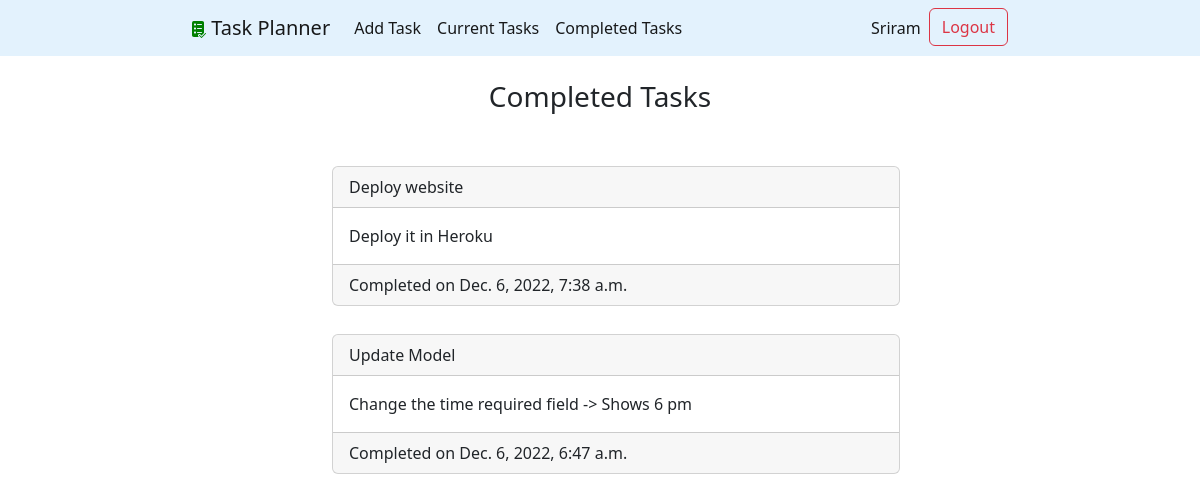
The page /completed/ (signed in) on the database as committed earlier.
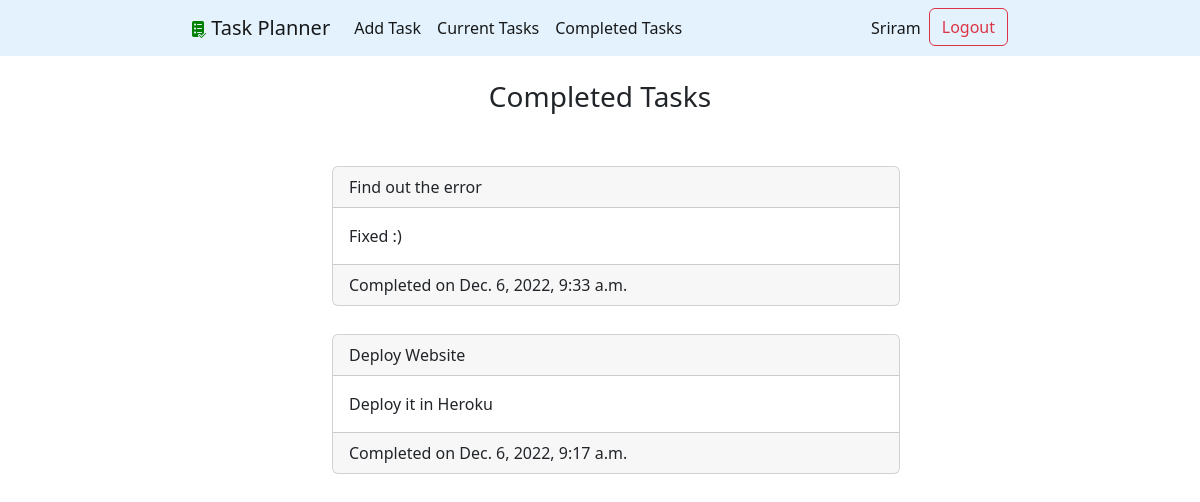
The same page on the database as committed later.
### taskplanner/models.py (models this page shows, shortened)
class Task(models.Model):
    title = models.CharField(max_length=100)
    description = models.TextField(blank=True)
    created = models.DateField(auto_now_add=True)
    time_req = models.CharField(max_length=100,null=True,blank=True)
    completed = models.BooleanField(null=True,blank=True)
    completed_date = models.DateTimeField(null=True,blank=True)
    user = models.ForeignKey(User, on_delete=models.CASCADE)

### taskplanner/views.py (the view)
# urls.py: path('completed/', views.viewcompletedtasks, name='viewcompletedtasks'),
@login_required
def viewcompletedtasks(request):
    try:
        tasks = Task.objects.filter(user = request.user, completed_date__isnull=False).order_by('-completed_date')
        return render(request, 'taskplanner/completedtasks.html', {'tasks':tasks})
    except TypeError:
        return render(request, 'taskplanner/home.html')

### taskplanner/templates/taskplanner/completedtasks.html (shortened to what this page needs)
{% extends 'taskplanner/base.html'%}
{% block content %}
<br>
    <h3>Completed Tasks</h3>
    <ul class="tasks">
        {% for task in tasks %}
        <li><div class="card">
            <div class="card-header">{{task.title}}</div>
            <div class="card-body">
            {% if task.description %}
                {{task.description}}
            {% endif %}
            </div>
            <div class="card-footer">
                Completed on {{task.completed_date}}
            </div>
        </div></li>
        {% endfor %}
    </ul>
{% endblock %}

### taskplanner/templates/taskplanner/base.html (shortened to what this page needs)
<!DOCTYPE html>
<html lang="en">
<head>
    {% load static %}
    <link href="https://cdn.jsdelivr.net/npm/bootstrap@5.2.3/dist/css/bootstrap.min.css" rel="stylesheet">
    <link href="{% static 'taskplanner/styles.css' %}" rel="stylesheet">
</head>
<body>
    <nav class="navbar navbar-expand-md">
        <div class="container-fluid">
          <a class="navbar-brand" href="#">
            <img src="{% static 'logo.png'%}" alt="">
            <span >Task Planner </span>
          </a>
          <div class="collapse navbar-collapse text-center" id="navbarSupportedContent">
            <ul class="navbar-nav">
              {% if user.is_authenticated %}
              <li class="nav-item">
                  <a class="nav-link active" aria-current="page" href="{% url 'addtask' %}">Add Task</a>
              </li>
              <li class="nav-item">
                <a class="nav-link active" aria-current="page"  href="{% url 'home' %}" >Current Tasks</a>
              </li>
              <li class="nav-item">
                <a class="nav-link active" aria-current="page"  href="{% url 'viewcompletedtasks' %}" > Completed Tasks </a>
              </li>
              {% endif %}
            </ul>
            <ul class="navbar-nav ms-auto">
                {% if user.is_authenticated %}
                <li class="nav-item">
                    <a class="nav-link active" aria-current="page">{{ user.username }}</a>
                </li>
                <form action="{% url 'logoutuser' %}" method="post">
                    <button type="submit" class="btn btn-outline-danger">Logout</button>
                </form>
                {% endif %}
              </ul>
          </div>
        </div>
    </nav>
    <div class="content">
      {% block content %}
      {% endblock %}
    </div>
</body>
</html>

### taskplanner/static/taskplanner/styles.css (style rules this page uses)
.content { display: flex; flex-direction: column; align-items: center; }
.navbar { background-color: #e3f2fd; }
.navbar .container-fluid { display: flex; margin: 0 15%; align-items: center; }
.tasks { width: 50%; list-style: none; margin: 2.5% 0%; position: relative; display: flex; flex-direction: column; align-items: stretch; }
.tasks .card { margin: 2.5% 0; }

Rows that differ between the two databases and show on the page:
removed Task: title "Deploy website", description "Deploy it in Heroku", completed_date "Dec. 6, 2022, 7:38 a.m."
removed Task: title "Update Model", description "Change the time required field -> Shows 6 pm", completed_date "Dec. 6, 2022, 6:47 a.m."
added Task: title "Find out the error", description "Fixed :)", completed_date "Dec. 6, 2022, 9:33 a.m."
added Task: title "Deploy Website", description "Deploy it in Heroku", completed_date "Dec. 6, 2022, 9:17 a.m."
